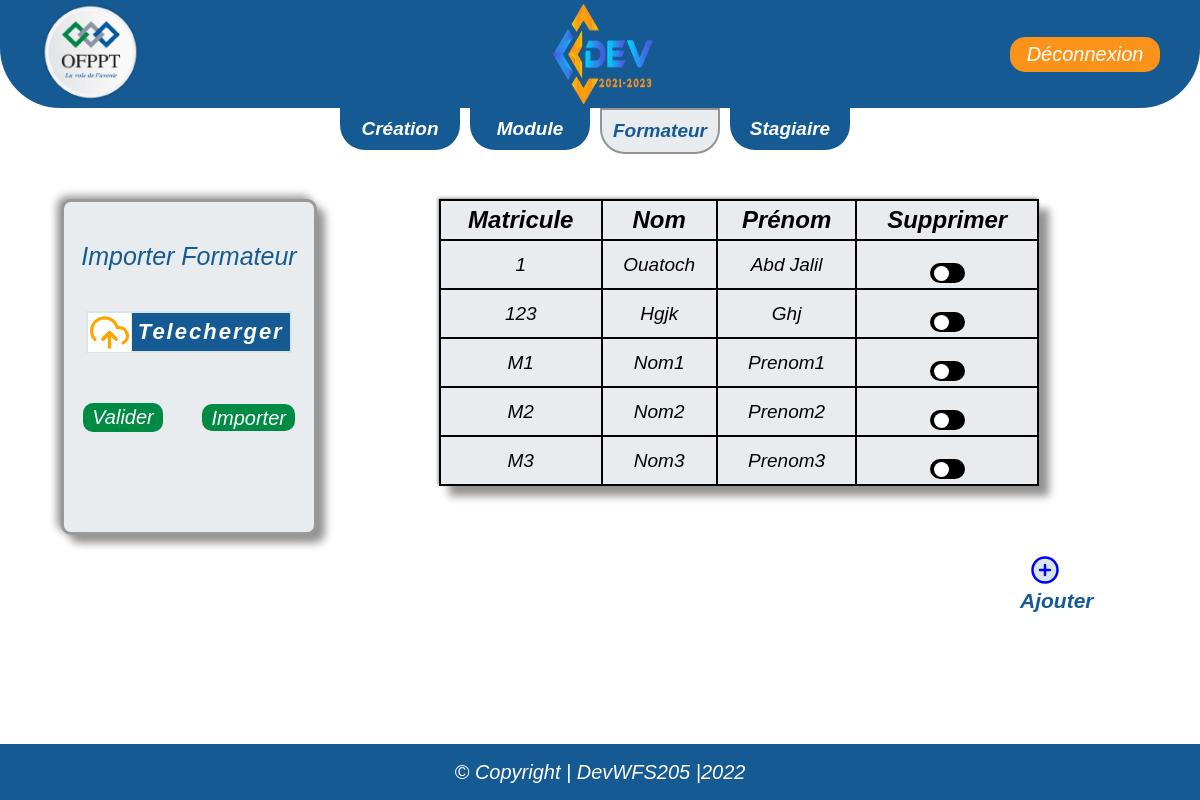
Page /ImporterFormateur.php (signed in) on the earlier database version.
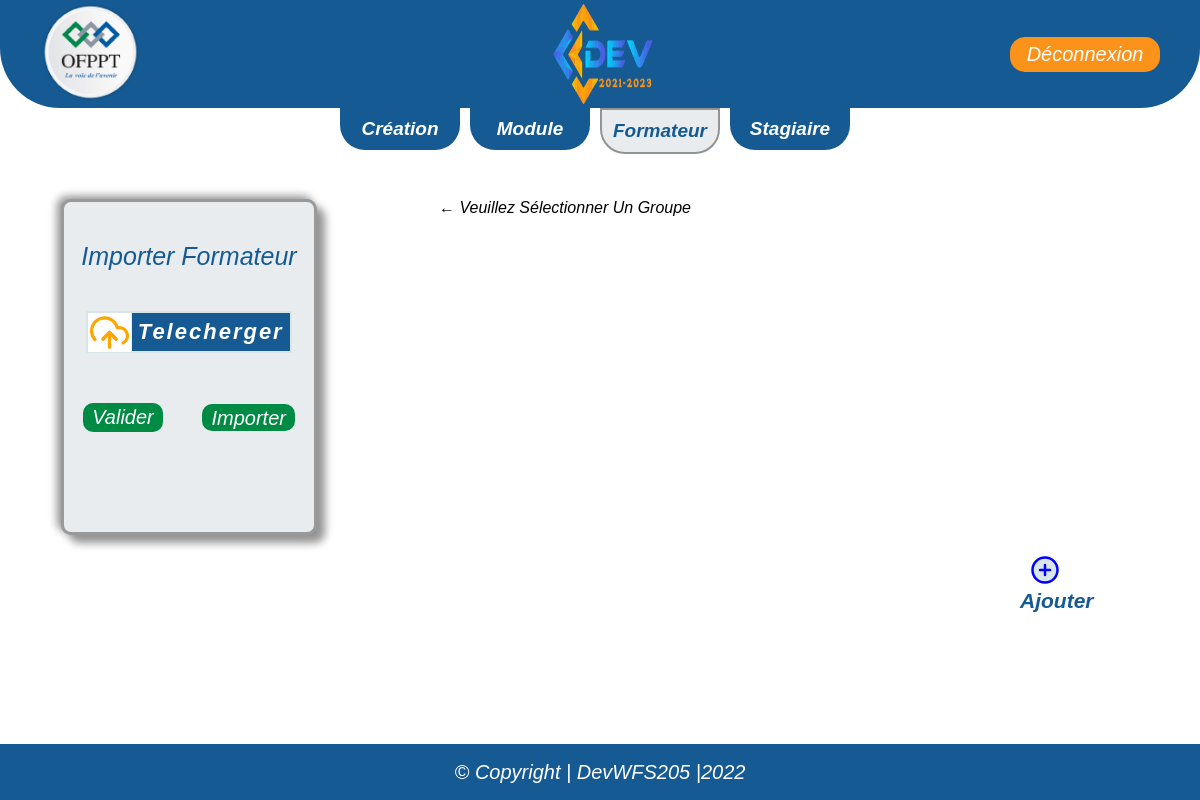
Same page on the later database version.
### tables this page shows
CREATE TABLE `formateur` (
  `Matricule` varchar(50) NOT NULL,
  `nomFormateur` varchar(50) NOT NULL,
  `prenomFormateur` varchar(50) NOT NULL
);

### ImporterFormateur.php (the view, shortened to what this page needs)
<?php
include_once('inc/db.php');
?>
<?php
$sql = "SELECT * from formateur ";
$pdo_statement = $conn->prepare($sql);
$pdo_statement->execute();
$formateur = $pdo_statement->fetchAll();
?>
<!DOCTYPE html>
<html lang="fr">
<head>
    <link rel="stylesheet" href="https://cdnjs.cloudflare.com/ajax/libs/font-awesome/4.7.0/css/font-awesome.min.css">
    <link rel="stylesheet" media="screen" href="./styles/importerFormateur.css">
    <link rel="stylesheet" href="./styles/importerFormateur.css">
    <link rel="stylesheet" href="./styles/snackbar.css">
</head>
<body>
    <header>
        <div class="logoOfppt">
            <img src="./images/Ofpptlogo.png" alt="logoOfppt" id="logoOfppt">
        </div>
        <div class="logoApp">
            <img src="./images/logoApp.png" alt="logo" class="logoApp">
        </div>
        <div class="déconnexion">
            <button type="button" id="Déconnexion"><a href="./logout.php">Déconnexion</a></button>
        </div>
    </header>
    <nav>
        <ul>
            <li>
                <a href="./creation.php"><button>Création</button></a>
            </li>
            <li>
                <a href="./ImporterModule.php"><button class="module">Module</button></a>
            </li>
            <li>
                <a href="./ImporterFormateur.php"><button class="Formateur">Formateur</button></a>
            </li>
            <li>
                <a href="./ImporterStagiaire.php"><button>Stagiaire</button> </a>
            </li>
        </ul>
    </nav>
    <main>
        <form method="POST" action="./libs/Main.php" enctype="multipart/form-data">
            <div class="selects">
                <ul>
                    <li> <label for="">importer formateur</label></li>
                    <li>
                        <div class="telecharger">
                            <a href="./CSV_Files_Examples/Formateur.xlsx" download='Formateur.xlsx'><img
                                    src="./images/upload-cloud.svg" alt="" srcset="" id="icon-upload">
                                <input type="button" value="telecherger" id="telecherger"></a>
                        </div>
                    <li>
                        <div class="validerImporter">
                            <input type="submit" name="Submit" value="Valider" id="valider" onclick=" return vk()">
                            <label for="file" id='buttonPhoto'>Importer</label>
                        </div><span id="lbimport"></span>
                    </li>
                </ul>
        </form>
        <div class="listeFormateur">
            <?php
            if (empty($formateur)) {
                echo "<div class='first-msg'>" . "<span>&#8592;</span>" . " Veuillez sélectionner un groupe " . "</div>";
            } else {
            ?>
            <table>
                <tr>
                    <th>matricule</th>
                    <th>nom</th>
                    <th>prénom</th>
                    <th>supprimer</th>
                </tr>
                <?php
                $c = 1;
                foreach ($formateur as $row) {
                ?>
                <tr id="tr-<?= $c++ ?>">
                    <td>
                        <?= $row["Matricule"] ?>
                    </td>
                    <td>
                        <?= $row["nomFormateur"] ?>
                    </td>
                    <td>
                        <?= $row["prenomFormateur"] ?>
                    </td>
                    <td>
                        <button class="btn-click" value=<?= $row['Matricule'] ?>>
                            <label class="switch">
                                <span class="slider round"></span>
                            </label>
                        </button>
                    </td>
                </tr>
                <?php
                }
            }
                ?>
            </table>
        </div>
    </main>
    <div class="ajoute">
        <a href="./AjouterFormateur.php"><img src="./images/plus-circle.svg" alt="">
            <p>Ajouter</p>
        </a>
    </div>
    <footer>
        <p>© Copyright | DevWFS205 |2022</p>
    </footer>
</body>
</html>

### styles/importerFormateur.css (style rules this page uses)
* { padding: 0px; margin: 0px; font-family: "Franklin Gothic Demi italic", "Franklin Gothic Medium", "Arial Narrow", Arial, sans-serif; text-transform: capitalize; font-style: italic; }
:root { --color1: #fb931b; --color2: #155a93; --color3: #d8e6ea; --color4: #ffffff; --color5: rgb(232, 236, 239); --color6: rgb(247, 187, 7); }
body { -ms-overflow-style: none; scrollbar-width: none; }
header { display: flex; flex-wrap: wrap; justify-content: space-between; align-items: center; top: 0; height: 106px; background-color: var(--color2); padding: 1px 40px; border-radius: 0 0 60px 60px; }
#logoOfppt { height: 100px; width: 100px; }
.logoApp { margin-right: -5%; height: 100px; width: 100px; }
#Déconnexion { margin-right: 0px; background-color: var(--color1); text-align: center; border-radius: 15px; font-size: 20px; width: 150px; height: 35px; color: var(--color1); cursor: pointer; outline: none; border: none; }
a { text-decoration: none; color: var(--color4); }
nav { height: 35px; }
nav ul { list-style-type: none; display: flex; justify-content: center; }
nav ul li { margin-right: 10px; width: 120px; }
nav ul li button { width: 120px; padding: 10px; border: 0; border-radius: 0 0 25px 25px; background-color: var(--color2); color: white; font-size: 19px; font-weight: bold; text-decoration: none; }
main { display: flex; justify-content: space-around; margin-top: 56px; }
.selects { border: 3px solid #999999; background-color: var(--color5); text-align: center; box-shadow: 8px 8px 8px rgb(147, 147, 147), -4px -3px 8px rgb(147, 147, 147); border-radius: 10px; width: 250px; height: 330px; }
.selects ul { list-style: none; }
.selects ul li { margin: 40px 0px; }
.selects ul li .telecharger { width: fit-content; margin: auto; border: 2px solid var(--color3); }
.selects #telecherger { background-color: var(--color2); color: var(--color4); font-weight: bolder; letter-spacing: 2px; font-size: 22px; padding: 6px 6px; border: none; cursor: pointer; }
.selects #icon-upload { background-color: white; position: relative; height: 39px; margin-right: -4px; margin-bottom: -13px; cursor: pointer; padding: 0px 2px; }
.selects ul li label { color: var(--color2); font-size: 25px; }
.selects input[type="submit"] { background-color: rgb(0, 139, 69); color: var(--color4); margin-top: 10px; font-size: 20px; width: 80px; padding: 3px; border-radius: 10px; border: none; cursor: pointer; transition: 0.5s; }
#buttonPhoto { text-align: center; margin-left: 35px; background-color: rgb(0, 139, 69); color: var(--color4); margin-top: 10px; font-size: 20px; padding: 2.5px 9px; border-radius: 10px; border: none; cursor: pointer; transition: 0.5s; }
.listeFormateur { width: 50%; margin-right: 100px; }
.ajoute { width: 100px; position: relative; margin-left: 85%; margin-top: 20px; }
.ajoute img { width: 30px; height: 30px; margin-left: 10px; }
.ajoute p { font-size: 21px; color: var(--color2); font-weight: bolder; transition: 0.2s; }
footer { display: flex; margin-top: 3vh; background-color: var(--color2); justify-content: center; align-items: center; color: white; position: fixed; bottom: 0; width: 100%; height: 7vh; }
footer p { font-size: 20px; }
.Formateur { background-color: rgb(232, 236, 239); color: var(--color2); border: 2px solid rgb(147, 147, 147); }
table { width: 100%; font-size: 24px; box-shadow: 10px 10px 8px rgb(147, 147, 147), -1px -1px 3px rgb(147, 147, 147); background-color: rgb(232, 236, 239); }
table tr td { font-size: 19px; }
.listeFormateur table, td, th { border: 2px solid black; border-collapse: collapse; text-align: center; padding: 5px; }
.btn-click { cursor: pointer; border: 0; background: transparent; border: none !important; font-size: 0; }
.switch { position: relative; display: inline-block; width: 35px; height: 20px; }
.slider { position: absolute; cursor: pointer; top: 0; left: 0; right: 0; bottom: 0; background-color: black; -webkit-transition: .4s; transition: .4s; }
.slider:before { position: absolute; content: ""; height: 15px; width: 15px; left: 4px; bottom: 2px; background-color: white; -webkit-transition: .4s; transition: .4s; }
.slider.round { border-radius: 34px; }
.slider.round:before { border-radius: 50%; }

Differences in the rows shown:
removed formateur: Matricule "1", nomFormateur "Ouatoch", prenomFormateur "Abd Jalil"
removed formateur: Matricule "123", nomFormateur "Hgjk", prenomFormateur "Ghj"
removed formateur: Matricule "M1", nomFormateur "Nom1", prenomFormateur "Prenom1"
removed formateur: Matricule "M2", nomFormateur "Nom2", prenomFormateur "Prenom2"
removed formateur: Matricule "M3", nomFormateur "Nom3", prenomFormateur "Prenom3"
Other differences:
text no longer shown: "Matricule Nom Prénom Supprimer"
text now shown: "← Veuillez Sélectionner Un Groupe"
